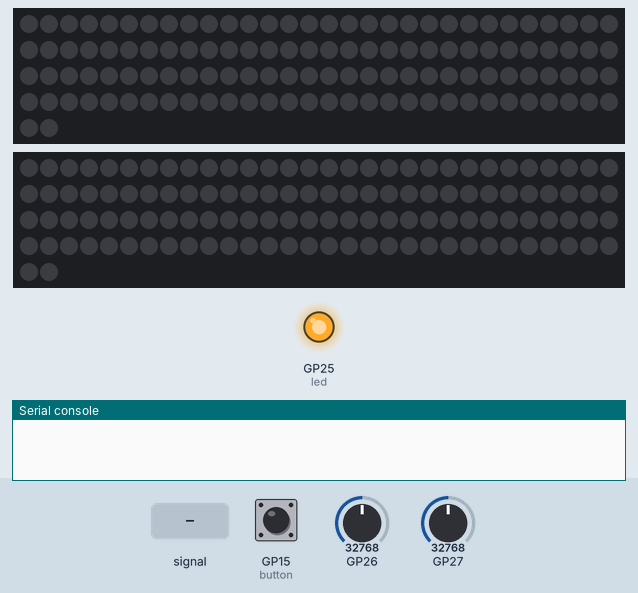
A program run on a simulated Raspberry Pi Pico running MicroPython. On the bench: 2 × 122 RGB LEDs in strip order, left to right, continuing on the next row, output pins drawn as LEDs (lit = HIGH), the last lines printed to the serial console. The inputs (shaded band) are chosen by the test bench; at power-on: GP26 = 32768, GP15 (button) HIGH, GP27 = 32768 (analog values on the 0–65535 scale). Dim RGB values are drawn brighter than linear; random numbers come from a fixed seed.

Above: at 1.2 s.
1.3 s: GP26 fed a 200 Hz sine of ±5242 counts around its level
At 1.57 s:
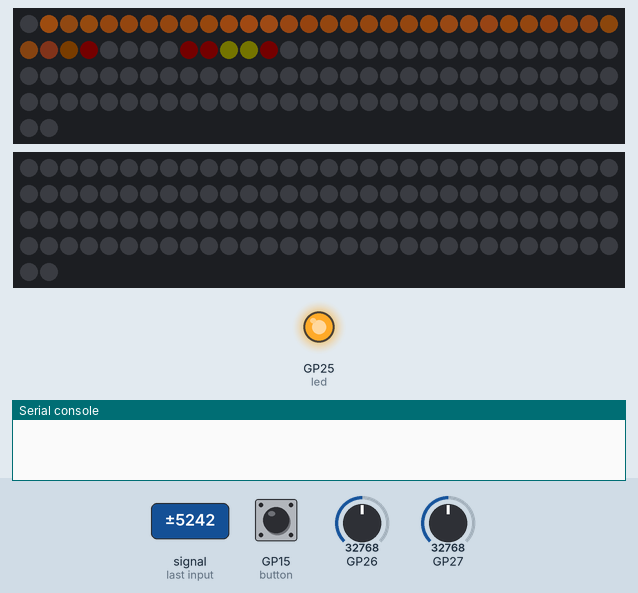
At 2.13 s:
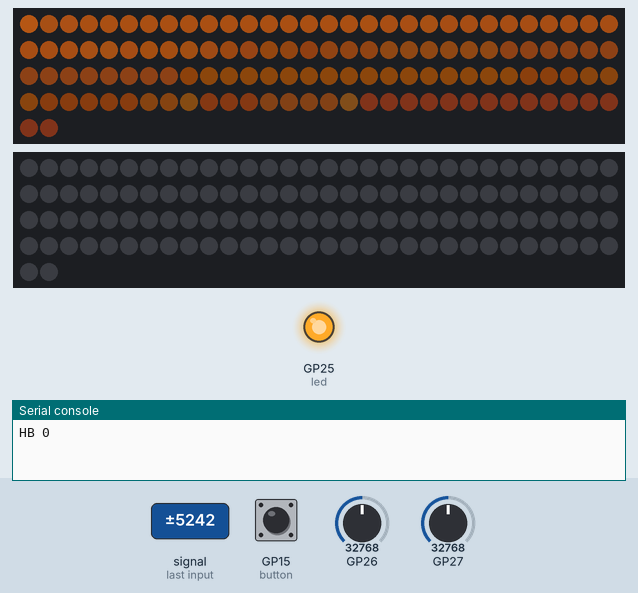
3.0 s: GP26 set to 7864
6.0 s: GP15 (button) pulled LOW for 0.15 s
At 6.04 s:
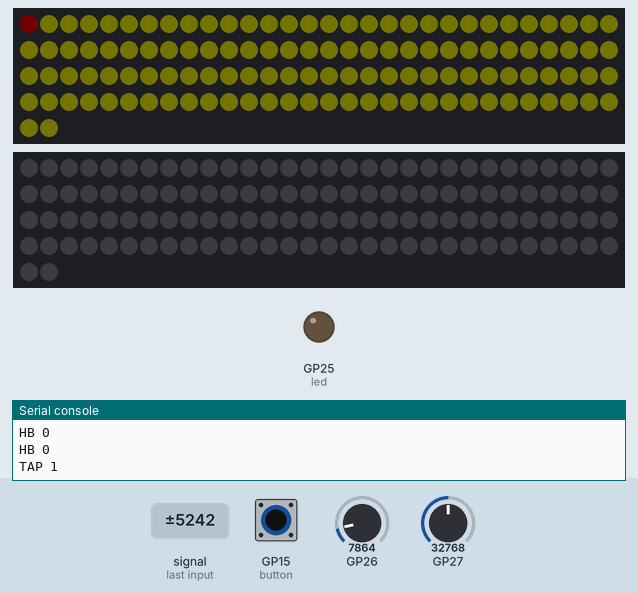
Timing chart, 0 to 9.0 s (numbered marks = the images above; inputs shaded):
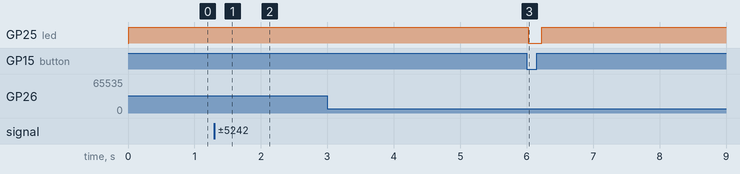

Measured:
- after the input at 1.3 s, the LEDs: first change after 0.15 s (image 1 shows a later state)
- after the input at 6.0 s, GP25 (led): HIGH → LOW at once, → HIGH 0.20 s later

The program:

main.py
```python
# firmware/pico_led_button/main.py - fire flow v5.1 plus the physical button over
# USB serial, merged 2026-08-05
#
# Flashing the button firmware (pico_button/main_usb.py) on 2026-08-04
# overwrote the fire flow (pico_led/main.py), which left the unit's strips dark.
# The pins never clashed (strips on GP1/GP2 with ADC26/27, button on GP15), so
# the two are merged into one file: the same Pico serves the button, with the
# TAP/HB protocol unchanged so tap_listen.py reads it directly, and both
# wire-lights. Button debouncing is now non-blocking; the original
# sleep_ms(200) froze the fire flow.
# The fire flow itself and its parameters are copied line for line from
# pico_led/main.py v5.1, settled on the 2026-07-23 bench. The only changes are
# the button and heartbeat sections inserted into the loop.
import math
import random
import time

import micropython
import neopixel
from machine import ADC, Pin

MODE = "live"        # "live" = driven by the ADC envelope (the real one),
                     # "demo" = self-running
N = (122, 122)
DATA_PINS = (1, 2)   # GP0 is dead; do not use
ADC_CH = (0, 1)
MAX_LEVEL = 0.30
WARM = (255, 120, 30)
GAMMA = 1.5
DECAY = 1.30
SPEED_MIN, SPEED_MAX = 100.0, 170.0
SPAWN_MIN, SPAWN_MAX = 0.15, 0.90
NOISE_FLOOR = 2500   # made more sensitive on 2026-08-05, 3000 to 2500. Measured
                     # noise bursts reach about 2100, leaving 400 of margin; any
                     # lower and it self-ignites, see the 2026-07-29 notes.
COUPLING = 4300

DEBOUNCE_MS = 200
HEARTBEAT_S = 2.0

_lutR = bytearray(256)
_lutG = bytearray(256)
_lutB = bytearray(256)
for _h in range(256):
    _lvl = (_h / 255.0) ** GAMMA * MAX_LEVEL
    _lutR[_h] = int(WARM[0] * _lvl + 0.5)
    _lutG[_h] = int(WARM[1] * _lvl + 0.5)
    _lutB[_h] = int(WARM[2] * _lvl + 0.5)


@micropython.native
def _step(heat, buf, decay_k, shifts, n, lutR, lutG, lutB):
    for i in range(n):
        heat[i] = (heat[i] * decay_k) >> 8
    for _ in range(shifts):
        i = n - 1
        while i > 1:
            heat[i] = (heat[i - 1] * 2 + heat[i - 2]) // 3
            i -= 1
    for i in range(n):
        h = heat[i]
        j = 3 * i
        buf[j] = lutG[h]
        buf[j + 1] = lutR[h]
        buf[j + 2] = lutB[h]


class Envelope:
    def __init__(self, ch):
        self.adc = ADC(ch)
        self.peak = 4000.0
        self.env = 0.0
        self.s1 = 0
        self.s2 = 0

    def read(self, nsamp=80):
        lo, hi = 65535, 0
        rd = self.adc.read_u16
        for _ in range(nsamp):
            v = rd()
            if v < lo:
                lo = v
            if v > hi:
                hi = v
        s0 = hi - lo
        span = s0
        if self.s1 < span:
            span = self.s1
        if self.s2 < span:
            span = self.s2
        self.s2 = self.s1
        self.s1 = s0
        span -= int(COUPLING * self.env)
        if span < NOISE_FLOOR:
            span = 0
        self.peak = max(span, self.peak * 0.9995, 2000.0)
        raw = span / self.peak
        self.env = raw if raw > self.env else self.env * 0.90 + raw * 0.10
        return self.env


class Strip:
    def __init__(self, pin, n):
        full = neopixel.NeoPixel(Pin(pin), 800)
        full.fill((0, 0, 0))
        full.write()
        self.np = neopixel.NeoPixel(Pin(pin), n)
        self.n = n
        self.heat = bytearray(n)
        self.adv = 0.0

    def frame(self, e, dt, rnd):
        self.adv += (SPEED_MIN + (SPEED_MAX - SPEED_MIN) * e) * dt
        shifts = int(self.adv)
        self.adv -= shifts
        if e > 0.02 and rnd() < (SPAWN_MIN + (SPAWN_MAX - SPAWN_MIN) * e):
            j = int(rnd() * 3)
            v = self.heat[j] + int(90 + 165 * rnd())
            self.heat[j] = 255 if v > 255 else v
        _step(self.heat, self.np.buf, int(256 * (1.0 - DECAY * dt)),
              shifts, self.n, _lutR, _lutG, _lutB)
        self.np.write()


button = Pin(15, Pin.IN, Pin.PULL_UP)
led = Pin("LED", Pin.OUT)
led.on()                                  # steady on from power-up means alive

strips = [Strip(p, n) for p, n in zip(DATA_PINS, N)]
envs = [Envelope(c) for c in ADC_CH]
rnd = random.random
t_last = time.ticks_ms()
demo_t = 0.0

seq, last = 0, 1
t_hb = time.ticks_ms()
t_tap = 0                                 # non-blocking debounce: time of the last press
led_off_at = 0                            # the on-board LED goes out for 0.2 s on a press,
                                          # without blocking

while True:
    now = time.ticks_ms()
    dt = time.ticks_diff(now, t_last) / 1000.0
    t_last = now

    v = button.value()
    if last == 1 and v == 0 and time.ticks_diff(now, t_tap) > DEBOUNCE_MS:
        seq += 1
        print("TAP", seq)
        t_tap = now
        led.off()
        led_off_at = now
    last = v
    if led_off_at and time.ticks_diff(now, led_off_at) > DEBOUNCE_MS:
        led.on()
        led_off_at = 0
    if time.ticks_diff(now, t_hb) > int(HEARTBEAT_S * 1000):
        print("HB", seq)
        t_hb = now

    if MODE == "demo":
        demo_t += dt
    for k, s in enumerate(strips):
        if MODE == "live":
            e = envs[k].read()
        else:
            e = 0.35 + 0.35 * math.sin(demo_t * 0.9 + k * 1.7) \
                + 0.25 * math.sin(demo_t * 2.7 + 1.3 + k * 0.8)
            e = min(1.0, max(0.0, e))
        s.frame(e, dt, rnd)
    time.sleep_ms(5)
```
